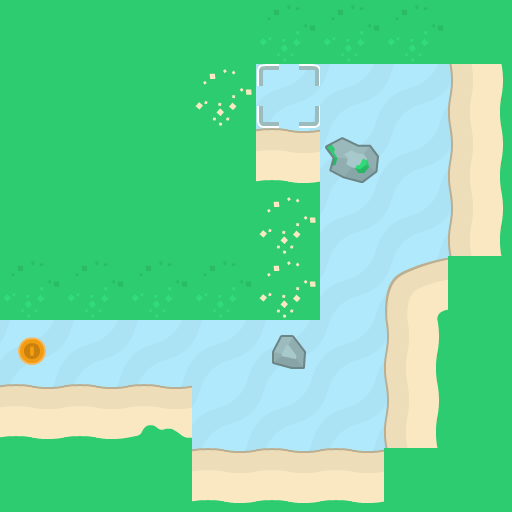

A 2D game scene composited from a Tiled map and its tileset images. What follows is a short description and the map's XML, with every tile layer's data as written:
An orthogonal 8x8 tile map with 64x64 px tiles, 3 tile layers (background, walls, objects).

<map version="1.10" tiledversion="1.11.2" orientation="orthogonal" renderorder="right-down" width="8" height="8" tilewidth="64" tileheight="64" infinite="0" nextlayerid="5" nextobjectid="1">
 <properties>
  <property name="character_bottom" value="[[16,0]]" />
  <property name="character_left" value="[[16,3]]" />
  <property name="character_right" value="[[16,2]]" />
  <property name="character_top" value="[[16,1]]" />
 </properties>
 <tileset firstgid="1" source="tiles_sheet.tsx" />
 <layer id="4" name="background" width="8" height="8">
  <data encoding="csv">
77,77,77,77,77,77,77,77,
77,77,77,77,77,77,77,77,
77,77,77,77,77,77,77,77,
77,77,77,77,77,77,77,77,
77,77,77,77,77,77,77,77,
77,77,77,77,77,77,77,77,
77,77,77,77,77,77,77,77,
77,77,77,77,77,77,77,77
</data>
 </layer>
 <layer id="1" name="walls" width="8" height="8">
  <data encoding="csv">
24,24,24,24,41,41,41,24,
24,24,24,25,0,0,0,23,
24,24,24,24,7,70,0,23,
24,24,24,24,25,0,0,23,
41,41,41,41,25,0,6,24,
0,0,0,0,52,0,23,24,
7,7,8,0,0,0,23,24,
24,24,24,7,7,7,24,24
</data>
 </layer>
 <layer id="3" name="objects" width="8" height="8">
  <data encoding="csv">
0,0,0,0,0,0,0,0,
0,0,0,0,102,0,0,0,
0,0,0,0,0,0,0,0,
0,0,0,0,0,0,0,0,
0,0,0,0,0,0,0,0,
85,0,0,0,0,0,0,0,
0,0,0,0,0,0,0,0,
0,0,0,0,0,0,0,0
</data>
 </layer>
</map>
